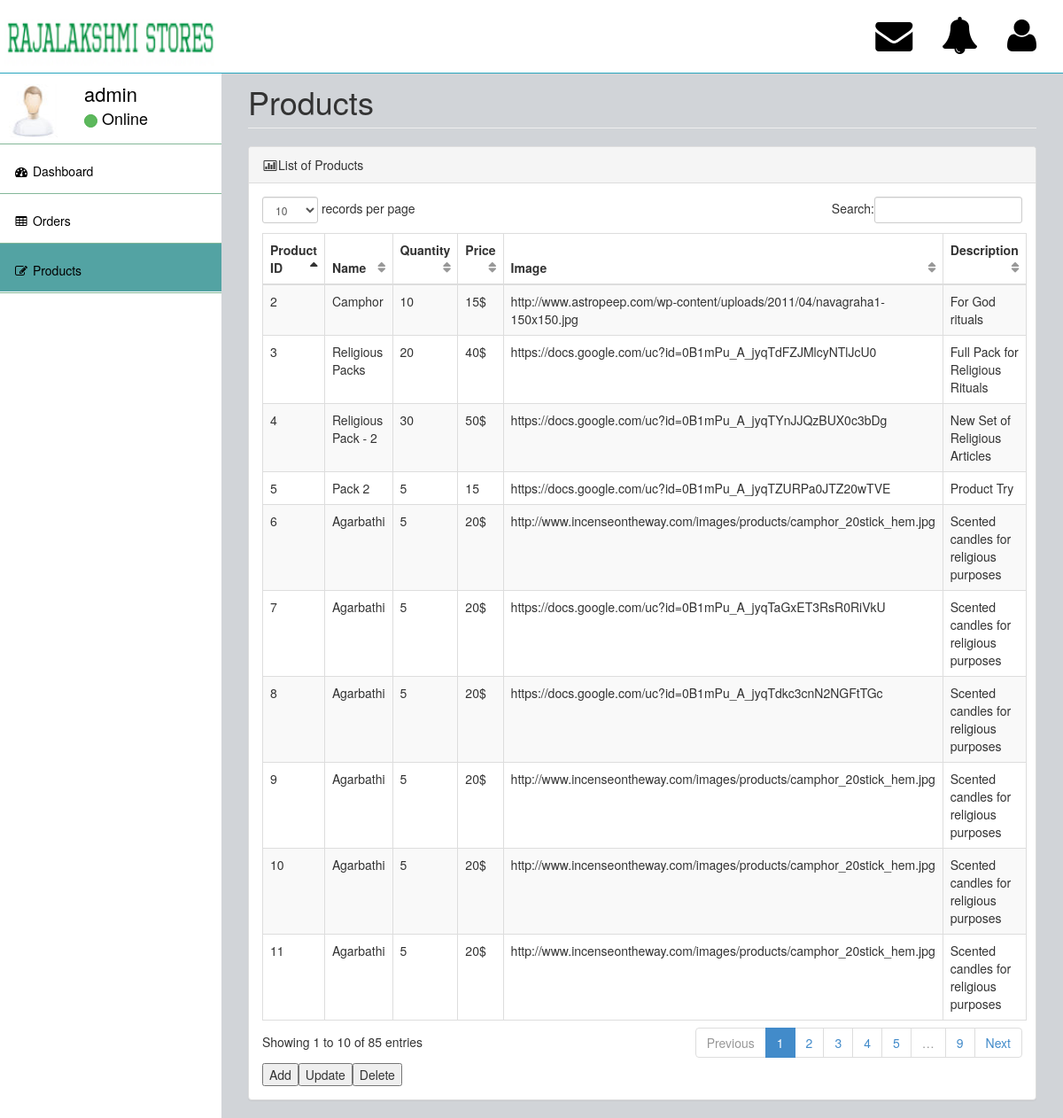
The page /admin/products.php (signed in) on the database its author committed.
### tables this page shows
CREATE TABLE IF NOT EXISTS `products` (
  `id` int(11) NOT NULL AUTO_INCREMENT,
  `name` varchar(30) DEFAULT NULL,
  `qty` varchar(30) DEFAULT NULL,
  `price` varchar(20) DEFAULT NULL,
  `image` varchar(100) DEFAULT NULL,
  `description` varchar(1000) DEFAULT NULL,
  PRIMARY KEY (`id`),
  KEY `id` (`id`)
);

### admin/products.php (the view, shortened to what this page needs)
<!DOCTYPE html>
<html>
<head>
    <link href="assets/plugins/bootstrap/bootstrap.css" rel="stylesheet" />
    <link href="assets/font-awesome/css/font-awesome.css" rel="stylesheet" />
    <link href="assets/plugins/pace/pace-theme-big-counter.css" rel="stylesheet" />
    <link href="assets/css/style.css" rel="stylesheet" />
      <link href="assets/css/main-style.css" rel="stylesheet" />
    <link href="assets/plugins/dataTables/dataTables.bootstrap.css" rel="stylesheet" />
</head>
<body>
    <div id="wrapper">
        <nav class="navbar navbar-default navbar-fixed-top" role="navigation" id="navbar">
            <div class="navbar-header">
                <a class="navbar-brand" href="index.php">
                    <img src="assets/img/logo.jpg" alt="" />
                </a>
            </div>
            <ul class="nav navbar-top-links navbar-right">
                <li class="dropdown">
                    <a class="dropdown-toggle" data-toggle="dropdown" href="#">                        <i class="fa fa-envelope fa-3x noti-bar"></i>
                    </a>
                </li>
                <li class="dropdown">
                    <a class="dropdown-toggle" data-toggle="dropdown" href="#">
                        <span class="top-label label label-warning"></span>  <i class="fa fa-bell fa-3x noti-bar"></i>
                    </a>
                </li>
                <li class="dropdown">
                    <a class="dropdown-toggle" data-toggle="dropdown" href="#">
                        <i class="fa fa-user fa-3x noti-bar"></i>
                    </a>
                </li>
            </ul>
        </nav>
        <nav class="navbar-default navbar-static-side" role="navigation">
            <div class="sidebar-collapse">
                <ul class="nav" id="side-menu">
                    <li>
                        <div class="user-section">
                            <div class="user-section-inner">
                                <img src="assets/img/user.jpg" alt="">
                            </div>
                            <div class="user-info">
                                <div><?php echo $_SESSION['name'];?></div>
                                <div class="user-text-online">
                                    <span class="user-circle-online btn btn-success btn-circle "></span>&nbsp;Online
                                </div>
                            </div>
                        </div>
                    </li>
                    <li>
                        <a href="index.php">
                            <em class="fa fa-dashboard fa-fw text-black"></em>
                            <span class="text-black">Dashboard</span>
                        </a>
                    </li>
                    <li>
                        <a href="orders.php">
                            <i class="fa fa-table fa-fw text-black"></i>
                            <span class="text-black">Orders</span>
                        </a>
                    </li>
                    <li class="selected">
                        <a href="products.php">
                            <i class="fa fa-edit fa-fw text-black"></i>
                            <span class="text-black">Products</span>
                        </a>
                    </li>
                </ul>
            </div>
        </nav>
        <div id="page-wrapper">
            <div class="row">
                <div class="col-lg-12">
                  <h1 class="page-header">Products</h1>
                </div>
            </div>
            <div class="row">
                <div class="col-lg-12">
                    <div class="panel panel-default">
                        <div class="panel-heading"> <i class="fa fa-bar-chart-o fa-fw"></i>List of Products
                            </div>
                        <div class="panel-body">
                            <div class="table-responsive">
                                <table class="table table-striped table-bordered table-hover" id="productsTables">
                                    <thead>
                                        <tr>
                                            <th>Product ID</th>
                                            <th>Name</th>
                                            <th>Quantity</th>
                                            <th>Price</th>
                                            <th>Image</th>
                                            <th>Description</th>
                                        </tr>
                                    </thead>
                                    <tbody>
                                        <?php
                                               $select = mysql_query("select * from products;");
                                               while($row = mysql_fetch_assoc($select))
                                               {
                                                 ?>
                                                 <tr class="odd gradeX">
                                                    <td><?php echo $row['id'];?></td>
                                                    <td><?php echo $row['name'];?></td>
                                                    <td><?php echo $row['qty'];?></td>
                                                    <td class="center"><?php echo $row['price'];?></td>
                                                    <td class="center"><?php echo $row['image'];?></td>
                                                    <td class="center"><?php echo $row['description'];?></td>
                                                 </tr>
                                               <?php
                                               }
                                            ?>
                                    </tbody>
                                </table>
                                <form action="insertProduct.php" method="post" style="float: left;">
                                        <button type="submit" value="Add" id="updButton">Add</button>
                                </form>
                                <form action="editProduct.php" method="post" style="float: left;">
                                        <button type="submit" value="Update" id="updButton">Update</button>
                                </form>
                                <form action="deleteProduct.php" method="post" style="float: left;">
                                        <button type="submit" value="Delete" id="updButton">Delete</button>
                                </form>
                            </div>
                        </div>
                    </div>
                </div>
            </div>
        </div>
    </div>
</body>
</html>

### admin/assets/css/style.css (style rules this page uses)
body { background-color: #f8f8f8; }
#wrapper { width: 100%; margin-top: 55px!important; background-color:#FFFFFF; }
#page-wrapper { padding: 0 15px; min-height: 568px; background-color:rgb(209, 212, 216); }
.navbar-static-side ul li { border-bottom:1px solid #84B899 !important; }
.navbar-top-links li { display: inline-block; }
.navbar-top-links li:last-child { margin-right: 15px; }
.navbar-top-links li a { padding: 20px; min-height: 50px; }
@media (min-width:768px) { .navbar-static-side { z-index: 1; position: absolute; width: 250px; } }
table.dataTable thead .sorting, table.dataTable thead .sorting_asc:after, table.dataTable thead .sorting_desc, table.dataTable thead .sorting_asc_disabled, table.dataTable thead .sorting_desc_disabled { background: transparent; }
table.dataTable thead .sorting_asc:after { content: "\f0de"; float: right; font-family: fontawesome; }
table.dataTable thead .sorting:after { content: "\f0dc"; float: right; font-family: fontawesome; color: rgba(50,50,50,.5); }
.btn-circle { width: 30px; height: 30px; padding: 6px 0; border-radius: 15px; text-align: center; font-size: 12px; line-height: 1.428571429; }

### admin/assets/css/main-style.css (style rules this page uses)
.user-section-inner { height: 65px; width: 65px; -moz-border-radius: 3px; -webkit-border-radius: 3px; border-radius: 3px; overflow: hidden; display: inline-block; float: left; margin-right: 15px; margin-top: 20px; }
.user-section-inner img { margin-left:10px; width:55px; height:60px; }
.user-info { display: block; color:#000!important; display: inline-block; padding: 15px; margin-bottom: 0px }
.user-text-online { font-size:18px; color:#000000; }
.text-black { color:#000000; }
.user-circle-online { width: 15px!important; height: 15px!important; }
.navbar-top-links > li > a { color: #FFFFFF; }
.nav > li > a { padding: 20px 15px; }
#side-menu { background-color:#FFFFFF; }
#side-menu a { color:#fff; border-bottom: 1px solid #FFFFFF !important; height: 55px; }
.selected { background-color:rgb(83, 163, 163); }
#navbar { background-color:rgb(255, 255, 255); }
.navbar-brand { padding-left:5px; margin-top:-10px; }
.navbar-brand img { height:75px; width:240px; }
.navbar-default { border-color: #27A6BE; }
@media (min-width:768px) { #page-wrapper { position: inherit; margin: 0 0 0 250px; padding: 0 30px; min-height: 1000px; } }
.noti-bar { color:black; }

### rows shown on the page
products: id "2", name "Camphor", qty "10", price "15$", image "http://www.astropeep.com/wp-content/uploads/2011/04/navagraha1-150x150.jpg", description "For God rituals"
products: id "3", name "Religious Packs", qty "20", price "40$", image "https://docs.google.com/uc?id=0B1mPu_A_jyqTdFZJMlcyNTlJcU0", description "Full Pack for Religious Rituals"
products: id "4", name "Religious Pack - 2", qty "30", price "50$", image "https://docs.google.com/uc?id=0B1mPu_A_jyqTYnJJQzBUX0c3bDg", description "New Set of Religious Articles"
products: id "5", name "Pack 2", qty "5", price "15", image "https://docs.google.com/uc?id=0B1mPu_A_jyqTZURPa0JTZ20wTVE", description "Product Try"
products: id "6", name "Agarbathi", qty "5", price "20$", image "http://www.incenseontheway.com/images/products/camphor_20stick_hem.jpg", description "Scented candles for religious purposes"
products: id "7", name "Agarbathi", qty "5", price "20$", image "https://docs.google.com/uc?id=0B1mPu_A_jyqTaGxET3RsR0RiVkU", description "Scented candles for religious purposes"
products: id "8", name "Agarbathi", qty "5", price "20$", image "https://docs.google.com/uc?id=0B1mPu_A_jyqTdkc3cnN2NGFtTGc", description "Scented candles for religious purposes"
products: id "9", name "Agarbathi", qty "5", price "20$", image "http://www.incenseontheway.com/images/products/camphor_20stick_hem.jpg", description "Scented candles for religious purposes"
products: id "10", name "Agarbathi", qty "5", price "20$", image "http://www.incenseontheway.com/images/products/camphor_20stick_hem.jpg", description "Scented candles for religious purposes"
products: id "11", name "Agarbathi", qty "5", price "20$", image "http://www.incenseontheway.com/images/products/camphor_20stick_hem.jpg", description "Scented candles for religious purposes"

### other values the page prints
$_SESSION['name'] "admin"
